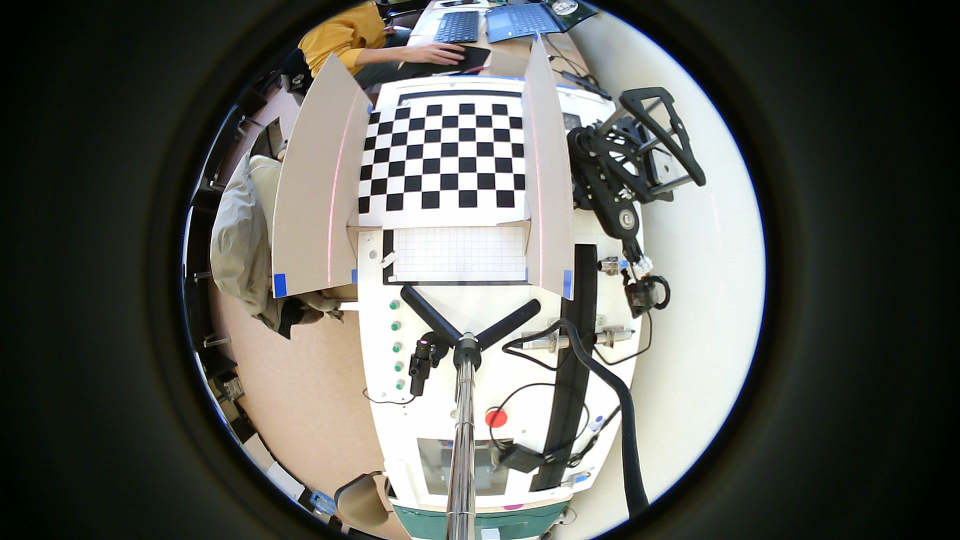
%> input picture 3D_Reconstruction/0001.jpg, 1920 x 1080 px (shown at 1/2 size)
$ octave --eval "result = LaserFind5(imread('0001.jpg'));"   (GNU Octave 9; MATLAB toolbox functions it lacks are replaced by stand-ins)
%> lines starting %> are read from the running program, lines starting %| are printed output that depends on the picture; in (x1, y1, x2, y2) boxes, pixels count from 0 and x2, y2 are one past the last pixel; in counts of white or black regions, pixels touching at a corner belong together; the program's own positions count from 1
### 3D_Reconstruction/filter_laser_lines.m
function [laser_mask, laser_regions] = filter_laser_lines(binary_img, min_length, max_width, min_aspect_ratio, solidity_threshold)
% 从二值图像中检测并保留激光线段
%
% 参数:
%   binary_img: 二值图像（包含激光线段和其他噪声）
%   min_length: 激光线段最小长度 (默认: 30)
%   max_width: 激光线段最大宽度 (默认: 10)
%   min_aspect_ratio: 最小长宽比 (默认: 3.0)
%   solidity_threshold: 实心度阈值 (默认: 0.8)
%
% 返回:
%   laser_mask: 只包含激光线段的二值图像
%   laser_regions: 检测到的激光线段信息结构体

% 设置默认参数
if nargin < 2
    min_length = 30;
end
if nargin < 3
    max_width = 10;
end
if nargin < 4
    min_aspect_ratio = 3.0;
end
if nargin < 5
    solidity_threshold = 0.8;
end

% 连通域分析
labeled = bwlabel(binary_img > 0);
stats = regionprops(labeled, 'BoundingBox', 'Area', 'Perimeter', 'Solidity', 'Orientation');

% 初始化激光掩码
laser_mask = false(size(binary_img));
laser_regions = struct();

region_count = 0;

for i = 1:length(stats)
    region = stats(i);

    % 获取边界框尺寸
    bbox = region.BoundingBox;
    width = bbox(3);   % 宽度
    height = bbox(4);  % 高度

    % 计算主要特征
    length_val = max(height, width);      % 主要尺寸
    short_side = min(height, width);      % 次要尺寸

    % 避免除以零
    if short_side > 0
        aspect_ratio = length_val / short_side;
    else
        aspect_ratio = 0;
    end

    area = region.Area;
    perimeter = region.Perimeter;
    solidity = region.Solidity;           % 实心度
    orientation = region.Orientation;     % 方向角

    % 激光线段的判断条件
    is_laser_line = (length_val >= min_length) && ...
                    (short_side <= max_width) && ...
                    (aspect_ratio >= min_aspect_ratio) && ...
                    (solidity >= solidity_threshold);

    if is_laser_line
        % 保留这个激光线段
        region_pixels = (labeled == i);
        laser_mask = laser_mask | region_pixels;

        region_count = region_count + 1;

        % 存储区域信息
        laser_regions(region_count).length = length_val;
        laser_regions(region_count).width = short_side;
        laser_regions(region_count).aspect_ratio = aspect_ratio;
        laser_regions(region_count).solidity = solidity;
        laser_regions(region_count).orientation = orientation;
        laser_regions(region_count).area = area;

        fprintf('检测到激光线段: 长度=%.1f, 宽度=%.1f, 长宽比=%.2f, 实心度=%.3f, 方向角=%.1f°\n', ...
                length_val, short_side, aspect_ratio, solidity, orientation);
    end
end

% 如果没有检测到任何区域，返回空结构体
if region_count == 0
    laser_regions = struct();
end

end

### 3D_Reconstruction/LaserFind5.m
%%提取小物体激光

function img=LaserFind5(image)

%imwrite(image,'1.jpg');%black_image = imread('testr32z.jpg');

%第一种算法，改进型,检测低光域下的激光
black_image=image;%ceshiBnew(image);%识别黑色方块，提取黑色方块所在区域.使用CNN
%> black_image is the input picture: size 1080x1920x3 uint8; mean R, G, B 92.7, 94.2, 88.3
%imshow(black_image);

%图像处理，增强激光线段
% 将图像从RGB转换到HSV
hsvImage = rgb2hsv(black_image);
%figure;imshow(hsvImage);

%% 第一种方法 红色激光的HSV范围，使用一些偏移量
hue = 0.9;
saturation = 0.5;
value = 0.8;

% 设置HSV范围（根据需要调整偏移量）


lower_red1 = [hue, saturation,  value];
upper_red1 = [1, 1, 1];

% 创建掩膜，提取红色部分
redMask = (hsvImage(:,:,1) >= lower_red1(1)) & (hsvImage(:,:,1) <= upper_red1(1)) & ...
          (hsvImage(:,:,2) >= lower_red1(2)) & (hsvImage(:,:,2) <= upper_red1(2)) & ...
          (hsvImage(:,:,3) >= lower_red1(3)) & (hsvImage(:,:,3) <= upper_red1(3));
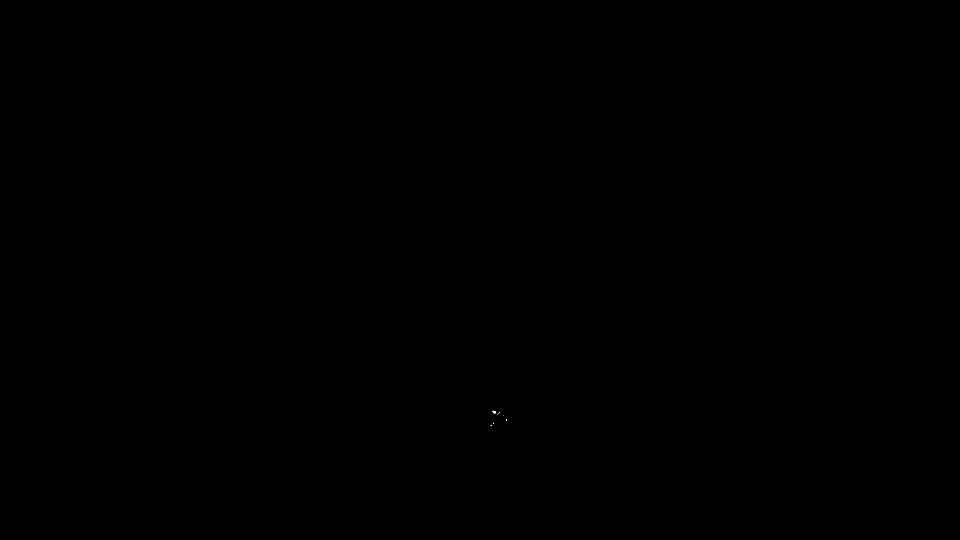
%> redMask: size 1080x1920 logical (shown at 1/2 size); 0% white in thin lines or dots, all inside (x1, y1, x2, y2) = (981, 822, 1014, 852)

% 对掩膜进行形态学操作（膨胀和腐蚀）figure;imshow(redMask);
se = strel('disk', 4); % 使用较小的结构元素
redMask = imdilate(redMask, se);
redMask = imerode(redMask, se);%imshow(redMask);

% 显示形态学处理后的掩膜
% 连通组件分析
cc = bwconncomp(redMask);
%> cc = 4 connected components

% 计算每个连通组件的像素数量
numPixels = cellfun(@numel, cc.PixelIdxList);
%> numPixels = [9 43 1 5]

% 设置要保留的最小和最大像素数量（根据需要调整）
minPixelCount = 100;   % 保留的最小尺寸
maxPixelCount = 5000; % 保留的最大尺寸

% 过滤掉不符合尺寸要求的组件
largeComponents = numPixels >= minPixelCount & numPixels <= maxPixelCount;
%> largeComponents = [false false false false]

% 创建一个新的二值图像，只保留符合尺寸要求的组件
cleanedImage = false(size(redMask));
for i = 1:length(largeComponents)
    if largeComponents(i)
        cleanedImage(cc.PixelIdxList{i}) = true;
    end
end
%> this loop made 4 passes
% 显示处理后的图
%figure;imshow(cleanedImage);

%% 第二种方法
% 红色激光的HSV范围，使用一些偏移量
hue2 = 0.9;
saturation2 = 0.9;
value2 = 0;

% 设置HSV范围（根据需要调整偏移量）


lower_red2 = [hue2, saturation2, value2];
upper_red2 = [1, 1, 1];

% 创建掩膜，提取红色部分
redMask2 = (hsvImage(:,:,1) >= lower_red2(1)) & (hsvImage(:,:,1) <= upper_red2(1)) & ...
          (hsvImage(:,:,2) >= lower_red2(2)) & (hsvImage(:,:,2) <= upper_red2(2)) & ...
          (hsvImage(:,:,3) >= lower_red2(3)) & (hsvImage(:,:,3) <= upper_red2(3));

% 对掩膜进行形态学操作（膨胀和腐蚀）
redMask2 = imdilate(redMask2, se);
redMask2 = imerode(redMask2, se);

% 连通组件分析
cc2 = bwconncomp(redMask2);
%> cc2 = 66 connected components

% 计算每个连通组件的像素数量
numPixels2 = cellfun(@numel, cc2.PixelIdxList);
%> numPixels2 = 66 values, max 16 at index 48, min 1 at index 2, mean 2.24

% 设置要保留的最小和最大像素数量（根据需要调整）
minPixelCount2 = 200;   % 保留的最小尺寸
maxPixelCount2 = 1000; % 保留的最大尺寸

% 过滤掉不符合尺寸要求的组件
largeComponents2 = numPixels2 >= minPixelCount2 & numPixels2 <= maxPixelCount2;
%> largeComponents2 = 66 logical values, 0 true

% 创建一个新的二值图像，只保留符合尺寸要求的组件
cleanedImage2 = false(size(redMask2));
for i = 1:length(largeComponents2)
    if largeComponents2(i)
        cleanedImage2(cc2.PixelIdxList{i}) = true;
    end
end
%> this loop made 66 passes

% 显示处理后的图像

%figure;imshow(cleanedImage2);

%% 第三种方法，查找纯红色
hue3 = 0.09;
saturation3 = 0.25;
value3 = 0.9;

% 设置HSV范围（根据需要调整偏移量）
lower_red3 = [0, 0.03, value3];
upper_red3 = [hue3, saturation3, 1];

% 创建掩膜，提取红色部分
redMask3 = (hsvImage(:,:,1) >= lower_red3(1)) & (hsvImage(:,:,1) <= upper_red3(1)) & ...
          (hsvImage(:,:,2) >= lower_red3(2)) & (hsvImage(:,:,2) <= upper_red3(2)) & ...
          (hsvImage(:,:,3) >= lower_red3(3)) & (hsvImage(:,:,3) <= upper_red3(3));

%imshow(redMask3);
% 对掩膜进行形态学操作（膨胀和腐蚀）
redMask3 = imdilate(redMask3, se);
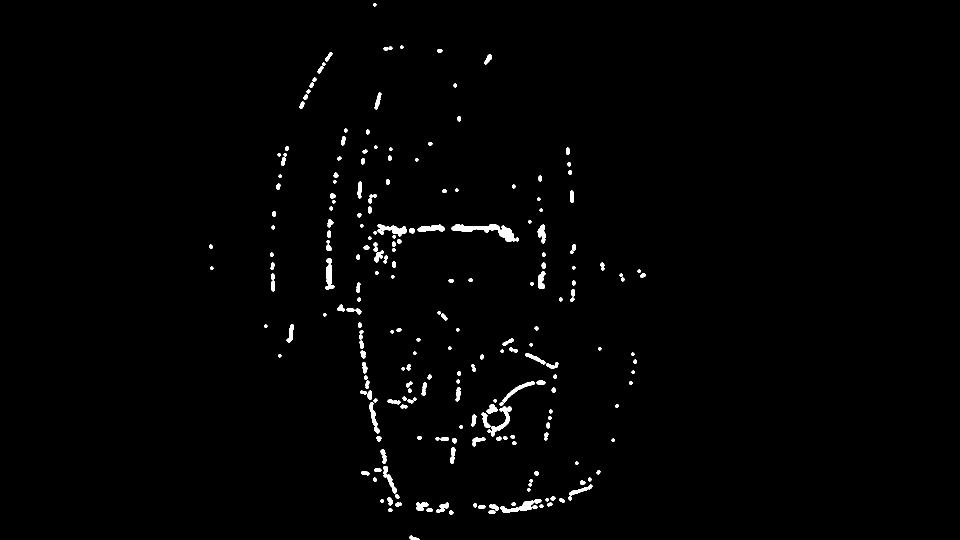
%> redMask3: size 1080x1920 logical (shown at 1/2 size); 1.2% white; 230 white regions, largest, box (x1, y1, x2, y2) and area: (903, 448, 1038, 484) 1671, (975, 813, 1023, 873) 740, (755, 448, 813, 473) 705
redMask3 = imerode(redMask3, se);

% 连通组件分析
cc3 = bwconncomp(redMask3);
%> cc3 = 383 connected components

% 计算每个连通组件的像素数量
numPixels3 = cellfun(@numel, cc3.PixelIdxList);
%> numPixels3 = 383 values, max 323 at index 261, min 1 at index 1, mean 8.46

% 设置要保留的最小和最大像素数量（根据需要调整）
minPixelCount3 = 200;   % 保留的最小尺寸
maxPixelCount3 = 900; % 保留的最大尺寸

% 过滤掉不符合尺寸要求的组件
largeComponents1 = numPixels3 >= minPixelCount3 & numPixels3 <= maxPixelCount3;
%> largeComponents1 = 383 logical values, 1 true

% 创建一个新的二值图像，只保留符合尺寸要求的组件
cleanedImage1 = false(size(redMask3));
for i = 1:length(largeComponents1)
    if largeComponents1(i)
        cleanedImage1(cc3.PixelIdxList{i}) = true;
    end
end

% 显示处理后的图像
%figure;imshow(cleanedImage1);


%% 第四种方法
hue4 = 0.92;
saturation4 = 0.4;
value4 = 0.4;

% 设置HSV范围（根据需要调整偏移量）


lower_red4 = [hue4 , max(saturation4, 0), max(value4, 0)];
upper_red4 = [1, 1, 1];

% 创建掩膜，提取红色部分
redMask4 = (hsvImage(:,:,1) >= lower_red4(1)) & (hsvImage(:,:,1) <= upper_red4(1)) & ...
          (hsvImage(:,:,2) >= lower_red4(2)) & (hsvImage(:,:,2) <= upper_red4(2)) & ...
          (hsvImage(:,:,3) >= lower_red4(3)) & (hsvImage(:,:,3) <= upper_red4(3));

% 对掩膜进行形态学操作（膨胀和腐蚀）
redMask4 = imdilate(redMask4, se);
redMask4 = imerode(redMask4, se);

% 连通组件分析
cc4 = bwconncomp(redMask4);
%> cc4 = 18 connected components

% 计算每个连通组件的像素数量
numPixels4 = cellfun(@numel, cc4.PixelIdxList);
%> numPixels4 = 18 values, max 117 at index 13, min 1 at index 1, mean 15

% 设置要保留的最小和最大像素数量（根据需要调整）
minPixelCount4 = 200;   % 保留的最小尺寸
maxPixelCount4 = 900; % 保留的最大尺寸

% 过滤掉不符合尺寸要求的组件
largeComponents1 = numPixels4 >= minPixelCount4 & numPixels4 <= maxPixelCount4;
%> largeComponents1 = 18 logical values, 0 true

% 创建一个新的二值图像，只保留符合尺寸要求的组件
cleanedImage4 = false(size(redMask4));
for i = 1:length(largeComponents1)
    if largeComponents1(i)
        cleanedImage4(cc4.PixelIdxList{i}) = true;
    end
end
%> this loop made 18 passes

% 显示处理后的图像
%figure;imshow(cleanedImage4);


%% 第五种方法
hue5 = 0.8;
saturation5 = 0;
value5 = 0.9;


lower_red5 = [hue5, saturation5, value5];
upper_red5 = [1, 0.2, 1];

% 创建掩膜，提取红色部分
redMask5 = (hsvImage(:,:,1) >= lower_red5(1)) & (hsvImage(:,:,1) <= upper_red5(1)) & ...
          (hsvImage(:,:,2) >= lower_red5(2)) & (hsvImage(:,:,2) <= upper_red5(2)) & ...
          (hsvImage(:,:,3) >= lower_red5(3)) & (hsvImage(:,:,3) <= upper_red5(3));

%figure;imshow(redMask5);
% 对掩膜进行形态学操作（膨胀和腐蚀）
redMask5 = imdilate(redMask5, se);
redMask5 = imerode(redMask5, se);

% 连通组件分析
cc5 = bwconncomp(redMask5);
%> cc5 = 542 connected components

% 计算每个连通组件的像素数量
numPixels5 = cellfun(@numel, cc5.PixelIdxList);
%> numPixels5 = 542 values, max 1653 at index 463, min 1 at index 6, mean 31.09

% 设置要保留的最小和最大像素数量（根据需要调整）
minPixelCount5 = 200;   % 保留的最小尺寸
maxPixelCount5 = 5000; % 保留的最大尺寸

% 过滤掉不符合尺寸要求的组件
largeComponents1 = numPixels5 >= minPixelCount5 & numPixels5 <= maxPixelCount5;
%> largeComponents1 = 542 logical values, 17 true

% 创建一个新的二值图像，只保留符合尺寸要求的组件
cleanedImage5 = false(size(redMask5));
for i = 1:length(largeComponents1)
    if largeComponents1(i)
        cleanedImage5(cc5.PixelIdxList{i}) = true;
    end
end

%figure;imshow(cleanedImage5);
% 显示处理后的图像
%% 第六种方法灰度阈值选取亮度高点
% 如果是彩色图像，转换为灰度图像
if size(black_image, 3) == 3
    imgg = rgb2gray(black_image);%imshow(imgg)
end
% 搜寻图像中灰度值大于240的位置
threshold = 240;
binary_img5 = imgg > threshold;  % 大于240的位置变为1，其他为0

% 对掩膜进行形态学操作（膨胀和腐蚀）
binary_img5 = imdilate(binary_img5, se);
binary_img5 = imerode(binary_img5, se); %imshow(binary_img5)
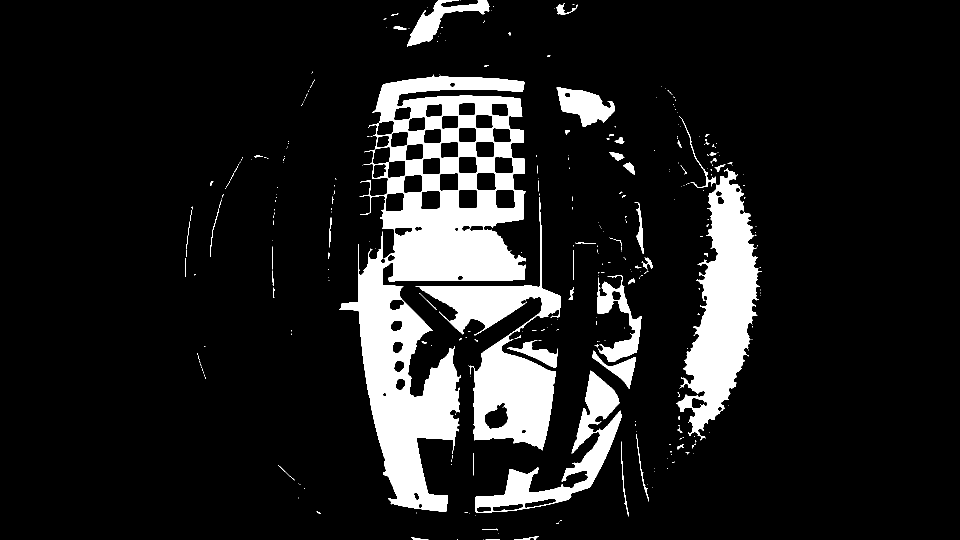
%> binary_img5: size 1080x1920 logical (shown at 1/2 size); 12.2% white; 319 white regions (257 under 20 px), largest, box (x1, y1, x2, y2) and area: (678, 149, 1051, 1024) 128455, (1352, 337, 1524, 881) 42043, (831, 394, 1122, 901) 39137

% 连通组件分析
cc6 = bwconncomp(binary_img5);
%> cc6 = 319 connected components

% 计算每个连通组件的像素数量
numPixels6 = cellfun(@numel, cc6.PixelIdxList);
%> numPixels6 = 319 values, max 128455 at index 84, min 1 at index 30, mean 790.3

% 设置要保留的最小和最大像素数量（根据需要调整）
minPixelCount6 = 200;   % 保留的最小尺寸
maxPixelCount6 = 900; % 保留的最大尺寸

% 过滤掉不符合尺寸要求的组件
largeComponents1 = numPixels6 >= minPixelCount6 & numPixels6 <= maxPixelCount6;
%> largeComponents1 = 319 logical values, 7 true

% 创建一个新的二值图像，只保留符合尺寸要求的组件
cleanedImage6 = false(size(binary_img5));
for i = 1:length(largeComponents1)
    if largeComponents1(i)
        cleanedImage6(cc6.PixelIdxList{i}) = true;
    end
end
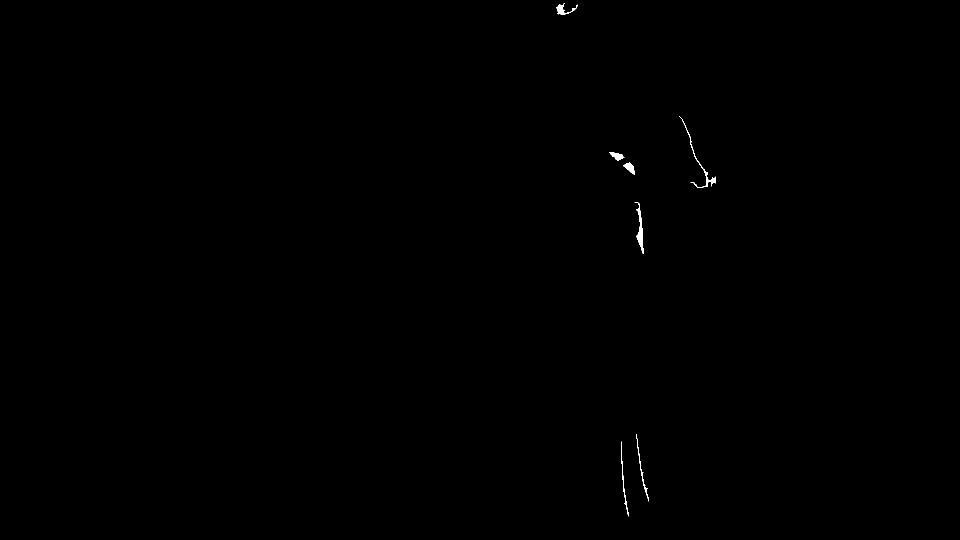
%> cleanedImage6: size 1080x1920 logical (shown at 1/2 size); 0.12% white; 7 white regions, largest, box (x1, y1, x2, y2) and area: (1269, 404, 1287, 508) 589, (1359, 232, 1432, 376) 498, (1112, 6, 1155, 29) 313
%显示二值图像
%figure;imshow(cleanedImage6);
%title('二值图像 (灰度值大于240的点)');
% 显示灰度图像的二维曲面图
%%figure;
% [7 lines of commented-out code are left out]

%% 图像组合与分析

% 叠加二值图像
combinedImage = cleanedImage | cleanedImage1 | cleanedImage2 | cleanedImage4 | cleanedImage5;%|cleanedImage6 ;
% [6 lines of commented-out code are left out]
min_length = 10;        % 最小长度阈值
max_width = 1000;         % 最大宽度阈值
min_aspect_ratio = 2; % 最小长宽比
solidity_threshold = 0.2; % 实心度阈值

[laser_mask, laser_regions] = filter_laser_lines(combinedImage, ...
                                                min_length, ...
                                                max_width, ...
                                                min_aspect_ratio, ...
                                                solidity_threshold);
%> in filter_laser_lines, `stats = regionprops(labeled, 'BoundingBox', 'Area', 'Perimeter', 'Soli..`: stats = 18 regions; largest, box (x1, y1, x2, y2), Area, Orientation, Solidity and Perimeter: (1065, 247, 1088, 553) 1653 -87.06 0.544 633.3, (656, 317, 680, 545) 764 84.85 0.447 469, (954, 985, 1076, 1016) 620 5.63 0.218 381.9
%> the loop in filter_laser_lines, `for i = 1:length(stats)` made 18 passes
%> (bbox, width, height, length_val, short_side, aspect_ratio, area, perimeter) on passes 1 to 4: ([656.5 317.5 24 228], 24, 228, 228, 24, 9.5, 764, 469), ([683.5 599.5 38 21], 38, 21, 38, 21, 1.81, 249, 150.5), ([728.5 399.5 44 32], 44, 32, 44, 32, 1.38, 242, 158.2), ([741.5 784.5 15 40], 15, 40, 40, 15, 2.67, 267, 108.6)
%> (printed output is left out)
%> after the loop in filter_laser_lines, `for i = 1:length(stats)`:
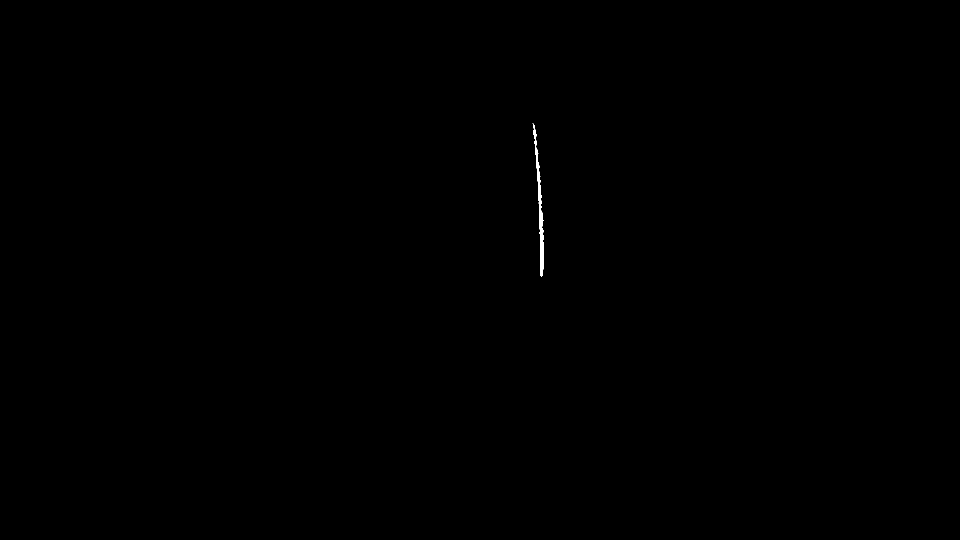
%> region_pixels: size 1080x1920 logical (shown at 1/2 size); 0.08% white; 1 white region, box (x1, y1, x2, y2) and area: (1065, 247, 1088, 553) 1653
%> after the loop in filter_laser_lines, `for i = 1:length(stats)`: laser_regions = 6 items; length, width, aspect_ratio, solidity and orientation: 228 24 9.5 0.447 84.85, 40 15 2.67 0.604 -88.45, 36 16 2.25 0.537 -4.23, 41 12 3.42 0.643 -3.46, 122 31 3.94 0.218 5.63, 306 23 13.3 0.544 -87.06


%figure;
%imshow(laser_mask);
%title('Combined Binary Image');

combinedImage=laser_mask;
% [11 lines of commented-out code are left out]
skeletonImage = bwmorph(combinedImage, 'skel', Inf);
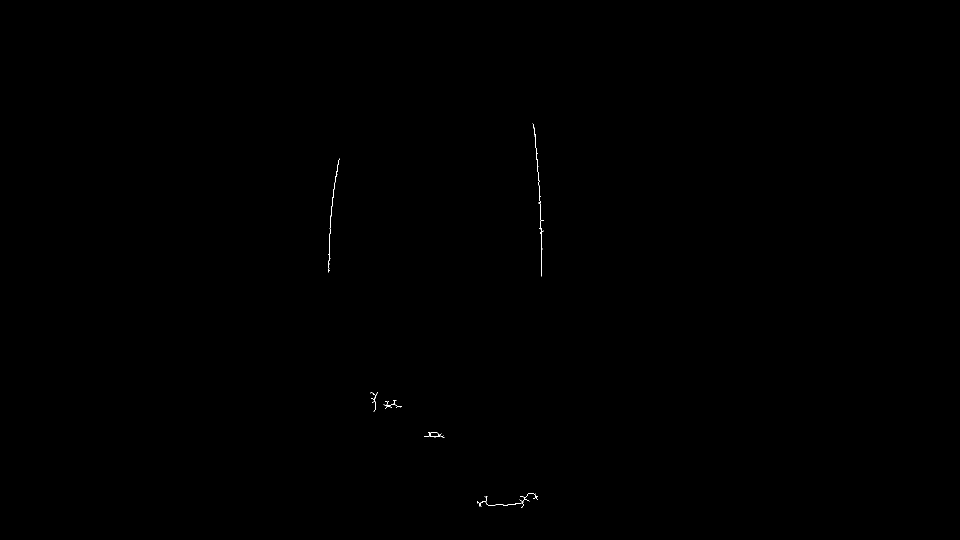
%> skeletonImage: size 1080x1920 logical (shown at 1/2 size); 0.05% white in thin lines or dots, all inside (x1, y1, x2, y2) = (657, 247, 1088, 1016)
%imshow(skeletonImage)
[y, x] = find(skeletonImage);
%> y = 1127 values from 248 to 1016; x = 1127 values from 658 to 1088
points = [x, y];
%> points = 1127 rows, first 12: [658 509; 658 510; 658 522; 658 523; 658 524; 658 525; 658 526; 658 527; 658 528; 658 529; 658 530; 658 531]
% 提取骨架线条的坐标
% 使用DBSCAN算法进行聚类，距离阈值设为100
epsilon = 20; % 距离阈值
minPts = 20; % 每个簇最少包含的点数
%> (the run ends here)
